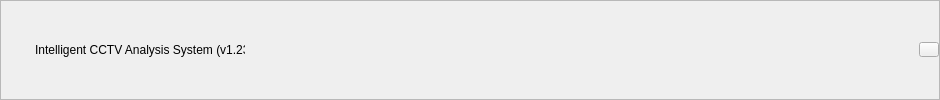
     <widget class="QFrame" name="title_frame">
      <property name="frameShape">
       <enum>QFrame::StyledPanel</enum>
      </property>
      <property name="frameShadow">
       <enum>QFrame::Raised</enum>
      </property>
      <layout class="QHBoxLayout" name="horizontalLayout_8">
       <property name="leftMargin">
        <number>0</number>
       </property>
       <property name="topMargin">
        <number>0</number>
       </property>
       <property name="rightMargin">
        <number>0</number>
       </property>
       <property name="bottomMargin">
        <number>0</number>
       </property>
       <item>
        <widget class="QLabel" name="label_aery">
         <property name="minimumSize">
          <size>
           <width>28</width>
           <height>18</height>
          </size>
         </property>
         <property name="maximumSize">
          <size>
           <width>28</width>
           <height>18</height>
          </size>
         </property>
         <property name="text">
          <string/>
         </property>
         <property name="pixmap">
          <pixmap>:/icon/icons/aery_header.jpg</pixmap>
         </property>
         <property name="scaledContents">
          <bool>true</bool>
         </property>
        </widget>
       </item>
       <item>
        <widget class="QLabel" name="label_textCCTV">
         <property name="minimumSize">
          <size>
           <width>210</width>
           <height>15</height>
          </size>
         </property>
         <property name="maximumSize">
          <size>
           <width>210</width>
           <height>25</height>
          </size>
         </property>
         <property name="text">
          <string>Intelligent CCTV Analysis System (v1.23)</string>
         </property>
        </widget>
       </item>
       <item>
        <spacer name="horizontalSpacer_5">
         <property name="orientation">
          <enum>Qt::Horizontal</enum>
         </property>
         <property name="sizeHint" stdset="0">
          <size>
           <width>668</width>
           <height>16</height>
          </size>
         </property>
        </spacer>
       </item>
       <item>
        <widget class="QPushButton" name="btn_exit">
         <property name="enabled">
          <bool>true</bool>
         </property>
         <property name="minimumSize">
          <size>
           <width>20</width>
           <height>15</height>
          </size>
         </property>
         <property name="maximumSize">
          <size>
           <width>20</width>
           <height>15</height>
          </size>
         </property>
         <property name="text">
          <string/>
         </property>
         <property name="icon">
          <iconset>
           <normaloff>:/icon/icons/reject.png</normaloff>
           <normalon>:/icon/icons/reject.png</normalon>:/icon/icons/reject.png</iconset>
         </property>
        </widget>
       </item>
      </layout>
     </widget>
